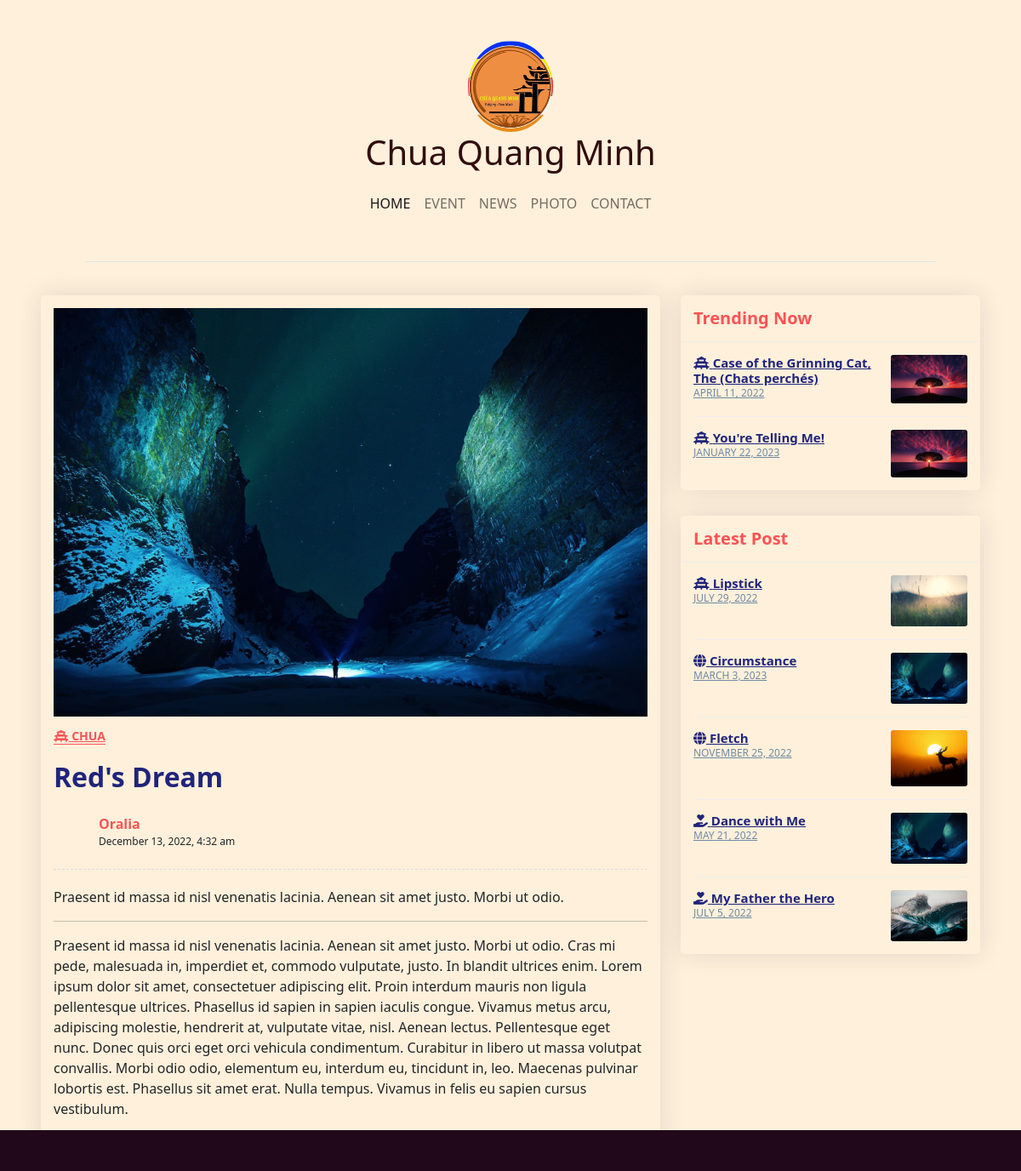
The page /article?newsID=10 on the database its author committed.
### tables this page shows
CREATE TABLE News
(
    newsID      INT AUTO_INCREMENT NOT NULL PRIMARY KEY,
    title       VARCHAR(255),
    author      VARCHAR(255),
    description VARCHAR(255),
    paragraph   TEXT,
    timeUpdated TIMESTAMP,
    saveDraft   BOOLEAN,
    banner      VARCHAR(500),
    hitCount    INT(10),
    newsTypeID  INT                NOT NULL,
    FOREIGN KEY (newsTypeID) REFERENCES NewsType (newsTypeID)
);

CREATE TABLE NewsType
(
    newsTypeID INT AUTO_INCREMENT NOT NULL PRIMARY KEY,
    typeName   VARCHAR(255),
    icon       VARCHAR(255)
);

### model/ArticleModel.php (called while the page is built, shortened)
<?php
$newsID = $_GET['newsID'];
$getArticle  = "SELECT * FROM News n, NewsType nt WHERE n.newsTypeID = nt.newsTypeID AND  newsID = $newsID";
$allArticles = "SELECT * FROM News n, NewsType nt WHERE n.newsTypeID = nt.newsTypeID AND NOT newsID = $newsID ORDER BY RAND() LIMIT 5 ";
$treding = "SELECT * FROM News n, NewsType nt WHERE n.newsTypeID = nt.newsTypeID AND NOT newsID = $newsID ORDER BY hitCount desc LIMIT 2";

### controller/ArticleController.php (called while the page is built, shortened)
<?php
$articleResult = $conn->query($getArticle);
$allArcticles = $conn->query($allArticles);
$CounterResult = $conn->query($treding);
              ?>

### view/article.php (the view, shortened to what this page needs)
<?php
require("rootPath.php");
require $rootPath . "model/ArticleModel.php";
require $rootPath . "controller/ArticleController.php";
?>
<?php
while ($row = $articleResult->fetch(PDO::FETCH_ASSOC)) {
    ?>
    <div class="row align-items-start">
        <div class="col-lg-8 m-15px-tb">
            <article class="article">
                <div class="bg-image"
                     style="background-image: url('assets/banner/<?php echo $row['banner'] ?>');">
                </div>
                <div class="article-title">
                    <h6><a href="/news?action=news&newsTypeID=<?php echo $row['newsTypeID'] ?>"><i
                                    class="<?php echo $row['icon'] ?>"></i> <?php echo $row['typeName'] ?></a></h6>
                    <h2><?php echo $row['title'] ?></h2>
                    <div class="media">
                        <div class="avatar">
                        </div>
                        <div class="media-body">
                            <label><?php echo $row['author'] ?></label>
                            <span><?php
                                $today = date("F j, Y, g:i a", strtotime($row['timeUpdated']));
                                echo $today;
                                ?></span>
                        </div>
                    </div>
                </div>
                <div class="article-content">
                    <p><?php echo $row['description'] ?></p>
                    <hr>
                    <p><?php echo $row['paragraph'] ?></p>
                </div>
            </article>
        </div>
        <div class="col-lg-4 m-15px-tb blog-aside">
            <div class="widget widget-post">
                <div class="widget-title">
                    <h3>Trending Now</h3>
                </div>
                <div class="widget-body">
                    <?php
                    while ($row = $CounterResult->fetch(PDO::FETCH_ASSOC)) {
                        ?>
                        <div class="latest-post-aside media">
                            <div class="lpa-left media-body">
                                <div class="lpa-title">
                                    <h5><a href="/article?newsID=<?php echo $row['newsID']; ?>"><i
                                                    class="<?php echo $row['icon'] ?>"></i>
                                            <?php echo $row['title'] ?></a></h5>
                                </div>
                                <div class="lpa-meta">
                                    <a class="date" href="#">
                                        <?php
                                        $today = date("F j, Y", strtotime($row['timeUpdated']));
                                        echo $today;
                                        ?>
                                    </a>
                                </div>
                            </div>
                            <div class="lpa-right">
                                <a href="#">
                                    <img src="assets/banner/<?php echo $row['banner'] ?>" title="" alt="">
                                </a>
                            </div>
                        </div>
                    <?php } ?>
                </div>
            </div>
            <div class="widget widget-latest-post">
                <div class="widget-title">
                    <h3>Latest Post</h3>
                </div>
                <div class="widget-body">
                    <?php
                    while ($row = $allArcticles->fetch(PDO::FETCH_ASSOC)) {
                        ?>
                        <div class="latest-post-aside media">
                            <div class="lpa-left media-body">
                                <div class="lpa-title">
                                    <h5><a href="/article?newsID=<?php echo $row['newsID']; ?>"><i
                                                    class="<?php echo $row['icon'] ?>"></i>
                                            <?php echo $row['title'] ?></a></h5>
                                </div>
                                <div class="lpa-meta">
                                    <a class="date" href="#">
                                        <?php
                                        $today = date("F j, Y", strtotime($row['timeUpdated']));
                                        echo $today;
                                        ?>
                                    </a>
                                </div>
                            </div>
                            <div class="lpa-right">
                                <a href="#">
                                    <img src="assets/banner/<?php echo $row['banner'] ?>" title="" alt="">
                                </a>
                            </div>
                        </div>
                    <?php } ?>
                </div>
            </div>
        </div>
    </div>
<?php } ?>

### styles/index.css (style rules this page uses)
.blog-aside .widget { box-shadow: 0 0 30px rgba(31, 45, 61, 0.125); border-radius: 5px; overflow: hidden; margin-top: 15px; margin-bottom: 15px; width: 100%; display: inline-block; vertical-align: top; }
.blog-aside .widget-body { padding: 15px; }
.blog-aside .widget-title { padding: 15px; border-bottom: 1px solid #eee; }
.blog-aside .widget-title h3 { font-size: 20px; font-weight: 700; color: #fc5356; margin: 0; }
.blog-aside .latest-post-aside + .latest-post-aside { border-top: 1px solid #eee; padding-top: 15px; margin-top: 15px; }
.blog-aside .latest-post-aside .lpa-right { width: 90px; }
.blog-aside .latest-post-aside .lpa-right img { border-radius: 3px; }
.blog-aside .latest-post-aside .lpa-left { padding-right: 15px; }
.blog-aside .latest-post-aside .lpa-title h5 { margin: 0; font-size: 15px; }
.blog-aside .latest-post-aside .lpa-title a { color: #20247b; font-weight: 600; }
.blog-aside .latest-post-aside .lpa-meta a { color: #6F8BA4; font-size: 12px; text-transform: uppercase; display: inline-block; margin-right: 10px; }
.article { box-shadow: 0 0 30px rgba(31, 45, 61, 0.125); border-radius: 5px; overflow: hidden; padding: 15px; margin: 15px 0 30px; }
.article .article-title { padding: 15px 0 20px; }
.article .article-title h6 { font-size: 14px; font-weight: 700; margin-bottom: 20px; }
.article .article-title h6 a { text-transform: uppercase; color: #fc5356; border-bottom: 1px solid #fc5356; }
.article .article-title h2 { color: #20247b; font-weight: 600; }
.article .article-title .media { padding-top: 15px; border-bottom: 1px dashed #ddd; padding-bottom: 20px; }
.article .article-title .media .avatar { width: 45px; height: 45px; border-radius: 50%; overflow: hidden; }
.article .article-title .media .media-body { padding-left: 8px; }
.article .article-title .media .media-body label { font-weight: 600; color: #fc5356; margin: 0; }
.article .article-title .media .media-body span { display: block; font-size: 12px; }
img { max-width: 100%; }
img { vertical-align: middle; border-style: none; }
.bg-image { height: 30rem; object-fit: cover; background-size: 100% 100%; background-repeat: no-repeat; }

### rows shown on the page
news: banner (picture), newsTypeID.typeName "CHUA", title "Red's Dream", author "Oralia", timeUpdated "December 13, 2022, 4:32 am", description "Praesent id massa id nisl venenatis lacinia. Aenean sit amet justo. Morbi ut odio.", paragraph "Praesent id massa id nisl venenatis lacinia. Aenean sit amet justo. Morbi ut odio. Cras mi pede, malesuada in, imperdiet et, commodo vulputate, justo. In blandit ultrices enim. Lorem ipsum dolor sit amet, consectetuer adipiscing elit. Proin interdum mauris non ligula pellentesque ultrices. Phasellus id sapien in sapien iaculis congue. Vivamus metus arcu, adipiscing molestie, hendrerit at, vulputate vitae, nisl. Aenean lectus. Pellentesque eget nunc. Donec quis orci eget orci vehicula condimentum. Curabitur in libero ut massa volutpat convallis. Morbi odio odio, elementum eu, interdum eu, tincidunt in, leo. Maecenas pulvinar lobortis est. Phasellus sit amet erat. Nulla tempus. Vivamus in…"
news: title "Case of the Grinning Cat, The (Chats perchés)", timeUpdated "APRIL 11, 2022", banner (picture)
news: title "You're Telling Me!", timeUpdated "JANUARY 22, 2023", banner (picture)
news: title "Lipstick", timeUpdated "JULY 29, 2022", banner (picture)
news: title "Circumstance", timeUpdated "MARCH 3, 2023", banner (picture)
news: title "Fletch", timeUpdated "NOVEMBER 25, 2022", banner (picture)
news: title "Dance with Me", timeUpdated "MAY 21, 2022", banner (picture)
news: title "My Father the Hero", timeUpdated "JULY 5, 2022", banner (picture)
